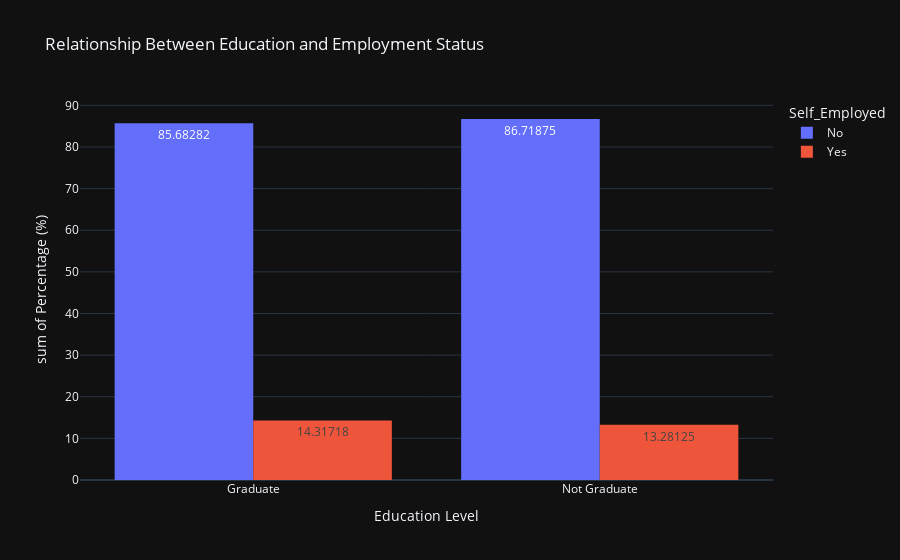

The code cell stored with this chart in its notebook:
### Code cell
# Create grouped bar chart
fig = px.histogram(
    education_employment_data,
    x="Education",
    y="Percentage",
    color="Self_Employed",
    barmode="group",
    template='plotly_dark',
    text_auto=True,
    title="Relationship Between Education and Employment Status",
    labels={"Percentage": "Percentage (%)", "Education": "Education Level"}
)

# Show plot
fig.show()

### Figure 1 — Plotly figure (JSON) as saved in the notebook; plotly's stock layout.template omitted (floating-point values rounded to 4 significant figures)
{"data": [{"alignmentgroup": "True", "bingroup": "x", "histfunc": "sum", "hovertemplate": "Self_Employed=No<br>Education Level=%{x}<br>sum of Percentage (%)=%{y}<extra></extra>", "legendgroup": "No", "marker": {"color": "#636efa", "pattern": {"shape": ""}}, "name": "No", "offsetgroup": "No", "orientation": "v", "showlegend": true, "texttemplate": "%{value}", "type": "histogram", "x": ["Graduate", "Not Graduate"], "xaxis": "x", "y": [85.68, 86.72], "yaxis": "y"}, {"alignmentgroup": "True", "bingroup": "x", "histfunc": "sum", "hovertemplate": "Self_Employed=Yes<br>Education Level=%{x}<br>sum of Percentage (%)=%{y}<extra></extra>", "legendgroup": "Yes", "marker": {"color": "#EF553B", "pattern": {"shape": ""}}, "name": "Yes", "offsetgroup": "Yes", "orientation": "v", "showlegend": true, "texttemplate": "%{value}", "type": "histogram", "x": ["Graduate", "Not Graduate"], "xaxis": "x", "y": [14.32, 13.28], "yaxis": "y"}], "layout": {"autosize": true, "barmode": "group", "legend": {"title": {"text": "Self_Employed"}, "tracegroupgap": 0}, "title": {"text": "Relationship Between Education and Employment Status"}, "xaxis": {"anchor": "y", "autorange": true, "domain": [0, 1], "range": [-0.5, 1.5], "title": {"text": "Education Level"}, "type": "category"}, "yaxis": {"anchor": "x", "autorange": true, "domain": [0, 1], "range": [0, 91.28], "title": {"text": "sum of Percentage (%)"}, "type": "linear"}}}
